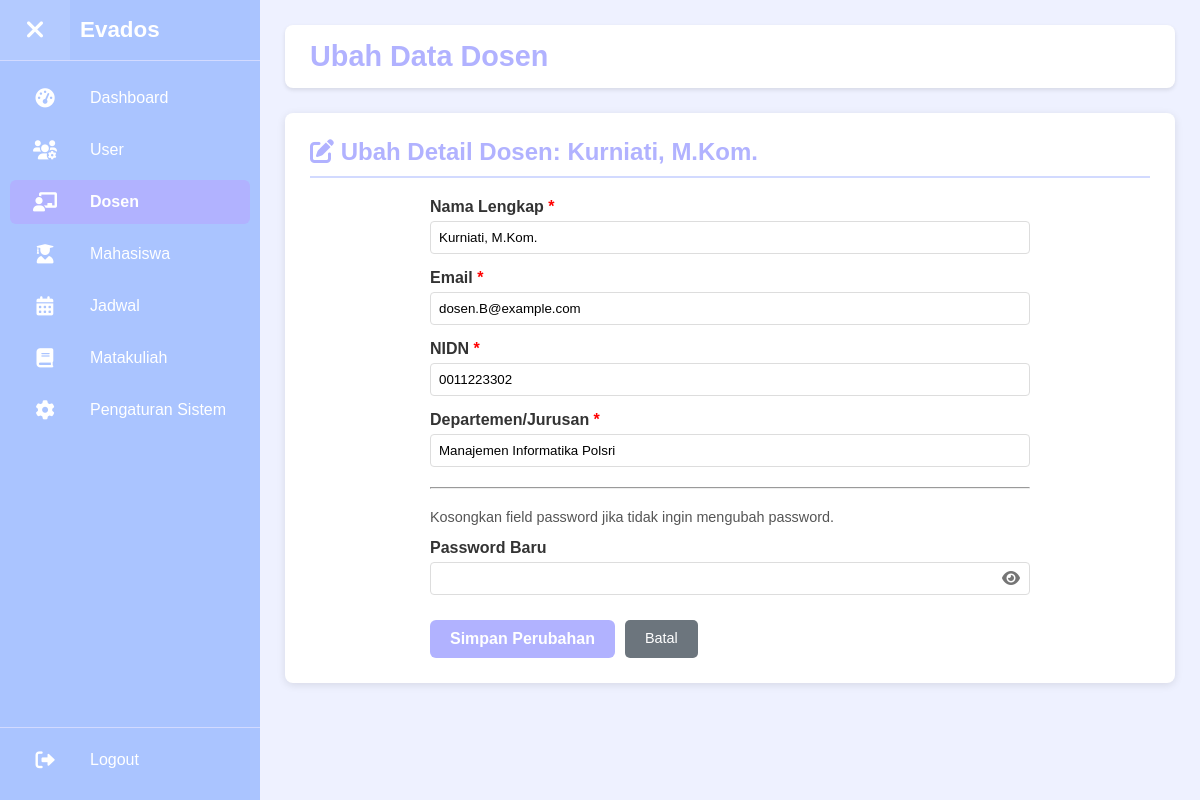
/admin_edit_dosen.php?user_id=4 (signed in), run on the app's committed database.
### tables this page shows
CREATE TABLE `dosen` (
  `user_id` int(11) NOT NULL,
  `nidn` varchar(30) NOT NULL,
  `department` varchar(100) DEFAULT NULL,
  `profile_photo_url` varchar(255) DEFAULT NULL
);

### admin_edit_dosen.php (the view, shortened to what this page needs)
<?php
require_once 'config/db.php';
$page_title = "Tambah Dosen Baru";
$dosen_data = [
    'user_id' => null,
    'full_name' => '',
    'email' => '',
    'nidn' => '',
    'department' => ''
];
$is_editing = false;
$form_action_url = 'admin_edit_dosen.php?action=add';
$current_page_php = "admin_manage_dosen.php";
if (isset($_GET['user_id']) && is_numeric($_GET['user_id'])) {
    $user_id_to_edit = intval($_GET['user_id']);
    $page_title = "Ubah Data Dosen";
    $is_editing = true;
    $form_action_url = 'admin_edit_dosen.php?user_id=' . $user_id_to_edit;
    $stmt_fetch = $conn->prepare("SELECT au.user_id, au.full_name, au.email, d.nidn, d.department
                                  FROM Auth_Users au
                                  JOIN Dosen d ON au.user_id = d.user_id
                                  WHERE au.user_id = ? AND au.role = 'dosen'");
    if ($stmt_fetch) {
        $stmt_fetch->bind_param("i", $user_id_to_edit);
        $stmt_fetch->execute();
        $result_fetch = $stmt_fetch->get_result();
        if ($result_fetch->num_rows == 1) {
            $db_data = $result_fetch->fetch_assoc();
            $dosen_data = array_merge($dosen_data, $db_data);
        } else {
            $_SESSION['error_message_dosen_manage'] = "Data dosen tidak ditemukan atau bukan merupakan akun dosen.";
            header("Location: admin_manage_dosen.php");
            exit();
        }
    } else {
        $error_message = "Gagal mengambil data dosen: " . $conn->error;
        $dosen_data = null;
    }
} elseif (isset($_GET['action']) && $_GET['action'] == 'add') {
} else {
    $_SESSION['error_message_dosen_manage'] = "Aksi tidak valid atau ID Dosen tidak disediakan.";
    header("Location: admin_manage_dosen.php");
    exit();
}
?>
<!DOCTYPE html>
<html lang="id">
<head>
    <link rel="stylesheet" href="css/style.css">
    <link rel="stylesheet" href="https://cdnjs.cloudflare.com/ajax/libs/font-awesome/6.0.0-beta3/css/all.min.css">
</head>
<body>
    <div class="mahasiswa-layout">
        <aside class="sidebar" id="sidebar">
            <div class="sidebar-top-section">
                <button class="sidebar-toggle" id="sidebarToggle" aria-label="Toggle Sidebar"><i
                        class="fas fa-bars"></i></button>
                <div class="sidebar-header">
                    <h3 class="logo-text">Evados</h3>
                </div>
            </div>
            <nav class="sidebar-menu">
                <ul>
                    <li><a href="admin_dashboard.php"
                            class="<?php echo ($current_page_php == 'admin_dashboard.php') ? 'active' : ''; ?>"><i
                                class="fas fa-tachometer-alt"></i> <span class="menu-text">Dashboard</span></a></li>
                    <li><a href="admin_manage_users.php"
                            class="<?php echo (strpos($current_page_php, 'admin_manage_users.php') !== false || strpos($current_page_php, 'admin_edit_user.php') !== false) ? 'active' : ''; ?>"><i
                                class="fas fa-users-cog"></i> <span class="menu-text">User</span></a></li>
                    <li><a href="admin_manage_dosen.php"
                            class="<?php echo (strpos($current_page_php, 'admin_manage_dosen.php') !== false || strpos($current_page_php, 'admin_edit_dosen.php') !== false) ? 'active' : ''; ?>"><i
                                class="fas fa-chalkboard-teacher"></i> <span class="menu-text">Dosen</span></a></li>
                    <li><a href="admin_manage_mahasiswa.php"
                            class="<?php echo (strpos($current_page_php, 'admin_manage_mahasiswa.php') !== false || strpos($current_page_php, 'admin_edit_mahasiswa.php') !== false) ? 'active' : ''; ?>"><i
                                class="fas fa-user-graduate"></i> <span class="menu-text">Mahasiswa</span></a>
                    </li>
                    <li><a href="admin_manage_jadwal.php"
                            class="<?php echo (strpos($current_page_php, 'admin_manage_jadwal.php') !== false || strpos($current_page_php, 'admin_edit_jadwal.php') !== false) ? 'active' : ''; ?>"><i
                                class="fas fa-calendar-alt"></i> <span class="menu-text">Jadwal</span></a>
                    </li>
                    <li><a href="admin_manage_matakuliah.php"
                            class="<?php echo (strpos($current_page_php, 'admin_manage_matakuliah.php') !== false || strpos($current_page_php, 'admin_edit_matakuliah.php') !== false) ? 'active' : ''; ?>"><i
                                class="fas fa-book"></i> <span class="menu-text">Matakuliah</span></a></li>
                    <li><a href="admin_settings.php"
                            class="<?php echo ($current_page_php == 'admin_settings.php') ? 'active' : ''; ?>"><i
                                class="fas fa-cog"></i> <span class="menu-text">Pengaturan Sistem</span></a></li>
                </ul>
            </nav>
            <div class="sidebar-logout-section">
                <a href="logout.php" class="logout-link"><i class="fas fa-sign-out-alt"></i> <span
                        class="menu-text">Logout</span></a>
            </div>
        </aside>
        <main class="main-content" id="mainContent">
            <header class="header">
                <h1><?php echo htmlspecialchars($page_title); ?></h1>
            </header>
            <?php if ($dosen_data !== null || (isset($_GET['action']) && $_GET['action'] == 'add')): ?>
                <section class="content-card">
                    <h2><i class="fas <?php echo $is_editing ? 'fa-edit' : 'fa-user-plus'; ?>"></i>
                        <?php echo $is_editing ? "Ubah Detail Dosen: " . htmlspecialchars($dosen_data['full_name'] ?? 'Dosen') : "Tambah Dosen Baru"; ?>
                    </h2>
                    <form action="<?php echo htmlspecialchars($form_action_url); ?>" method="POST" class="form-container"
                        style="max-width: 600px;">
                        <div class="input-group">
                            <label for="full_name">Nama Lengkap <span style="color:red;">*</span></label>
                            <input type="text" id="full_name" name="full_name" required
                                value="<?php echo htmlspecialchars($dosen_data['full_name'] ?? ''); ?>">
                        </div>
                        <div class="input-group">
                            <label for="email">Email <span style="color:red;">*</span></label>
                            <input type="email" id="email" name="email" required
                                value="<?php echo htmlspecialchars($dosen_data['email'] ?? ''); ?>">
                        </div>
                        <div class="input-group">
                            <label for="nidn">NIDN <span style="color:red;">*</span></label>
                            <input type="text" id="nidn" name="nidn" required
                                value="<?php echo htmlspecialchars($dosen_data['nidn'] ?? ''); ?>">
                        </div>
                        <div class="input-group">
                            <label for="department">Departemen/Jurusan <span style="color:red;">*</span></label>
                            <input type="text" id="department" name="department" required
                                value="<?php echo htmlspecialchars($dosen_data['department'] ?? ''); ?>">
                        </div>
                        <hr style="margin: 20px 0;">
                        <p style="font-size:0.9em; color:#555;">
                            <?php if ($is_editing): ?>Kosongkan field password jika tidak ingin mengubah password.
                            <?php else: ?>Password wajib diisi untuk dosen baru (min. 6 karakter).<?php endif; ?>
                        </p>
                        <div class="input-group">
                            <label for="password_dosen">Password <?php echo $is_editing ? 'Baru' : ''; ?></label>
                            <div class="password-wrapper">
                                <input type="password" id="password_dosen" name="password" <?php echo !$is_editing ? 'required' : ''; ?>>
                                <span class="toggle-password" id="toggle_password_dosen">
                                    <i class="fas fa-eye"></i>
                                </span>
                            </div>
                        </div>
                        <div class="form-actions">
                            <button type="submit" name="<?php echo $is_editing ? 'update_dosen' : 'add_dosen'; ?>"
                                class="btn-login" style="width:auto; padding: 10px 20px;">
                                <?php echo $is_editing ? 'Simpan Perubahan' : 'Tambah Dosen'; ?>
                            </button>
                            <a href="admin_manage_dosen.php" class="btn-penilaian"
                                style="background-color: #6c757d; color:white; text-decoration:none; padding: 10px 20px;">Batal</a>
                        </div>
                    </form>
                </section>
            <?php endif; ?>
        </main>
    </div>
</body>
</html>

### admin_edit_dosen.php (style rules this page uses)
.input-group { margin-bottom: 18px; }
.form-actions { margin-top: 25px; display: flex; flex-wrap: wrap; gap: 10px; }
.input-group .password-wrapper { position: relative; display: flex; align-items: center; }
.input-group .password-wrapper input[type="password"], .input-group .password-wrapper input[type="text"] { padding-right: 40px; width: 100%; box-sizing: border-box; }
.toggle-password { position: absolute; right: 10px; top: 50%; transform: translateY(-50%); cursor: pointer; color: #757575; z-index: 2; }

### data on the page
dosen: user_id.full_name "Kurniati, M.Kom.", full_name "Kurniati, M.Kom.", email "dosen.B@example.com", nidn "0011223302", department "Manajemen Informatika Polsri"

### other printed values
$page_title "Ubah Data Dosen"
